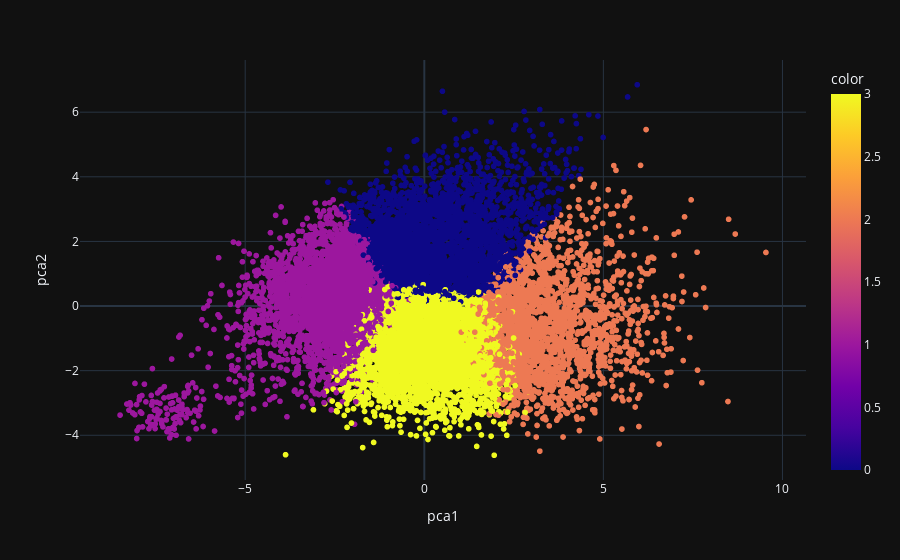

Notebook code cell kept with this figure:
### Code cell
px.scatter(results,x="pca1", y="pca2", color=batting_heavy_advanced_main_scale['label'],hover_name=batting_heavy_advanced_final['fullName'])

### Figure 1 — Plotly figure (JSON) as saved in the notebook; plotly's stock layout.template omitted (floating-point values rounded to 4 significant figures; data arrays with more than 128 entries replaced by an {"elided": "..."} marker saying what was removed)
{"data": [{"hovertemplate": "<b>%{hovertext}</b><br><br>pca1=%{x}<br>pca2=%{y}<br>color=%{marker.color}<extra></extra>", "hovertext": {"elided": "12256 str values"}, "legendgroup": "", "marker": {"color": {"elided": "12256 int values"}, "coloraxis": "coloraxis", "symbol": "circle"}, "mode": "markers", "name": "", "showlegend": false, "x": {"elided": "12256 float values"}, "xaxis": "x", "y": {"elided": "12256 float values"}, "yaxis": "y", "type": "scattergl"}], "layout": {"xaxis": {"anchor": "y", "domain": [0.0, 1.0], "title": {"text": "pca1"}}, "yaxis": {"anchor": "x", "domain": [0.0, 1.0], "title": {"text": "pca2"}}, "coloraxis": {"colorbar": {"title": {"text": "color"}}, "colorscale": [[0.0, "#0d0887"], [0.1111, "#46039f"], [0.2222, "#7201a8"], [0.3333, "#9c179e"], [0.4444, "#bd3786"], [0.5556, "#d8576b"], [0.6667, "#ed7953"], [0.7778, "#fb9f3a"], [0.8889, "#fdca26"], [1.0, "#f0f921"]]}, "legend": {"tracegroupgap": 0}, "margin": {"t": 60}}}
